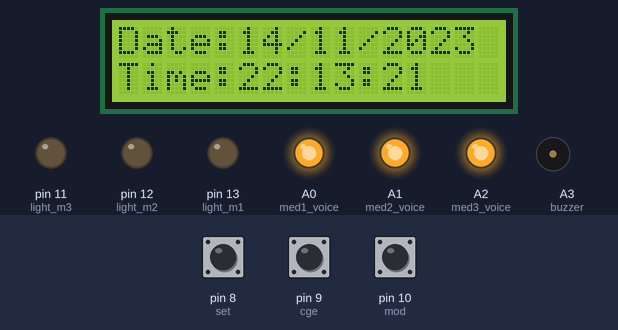
Simulated run of this sketch. Board: Arduino Uno, built with avr-gcc and run on an emulated ATmega328P. Shown: 16×2 character LCD, output pins drawn as LEDs (lit = HIGH), buzzer (waves = sounding, pin HIGH). Inputs (shaded band) come from the test bench; at power-on: pin 10 (mod) HIGH, pin 9 (cge) HIGH, pin 8 (set) HIGH. The local clock reads 2024-03-15 10:24:30 at power-on unless the sketch sets it; EEPROM starts erased; what the sketch prints to the serial monitor is not drawn.

Above: at 4.3 s.
4.4 s: pin 10 (mod) pulled LOW for 1.3 s
At 5.9 s:
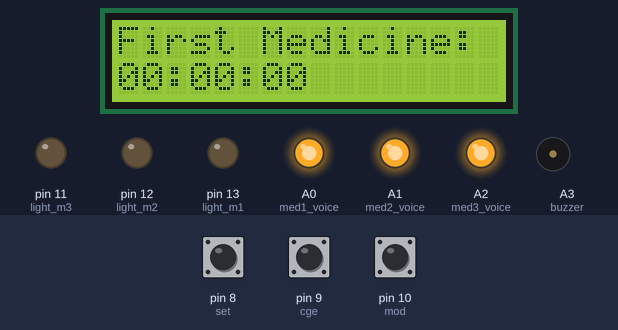
7.2 s: pin 9 (cge) pulled LOW for 1.3 s
At 9.5 s:
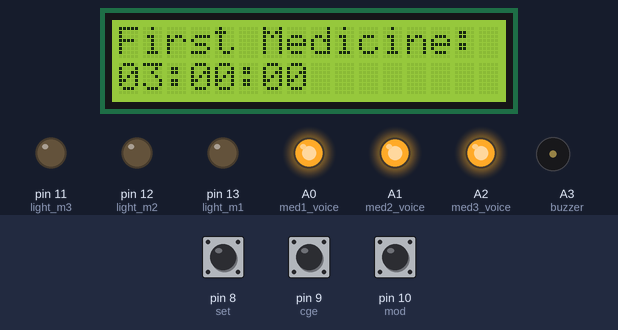
10.0 s: pin 8 (set) pulled LOW for 1.3 s
At 12.0 s:
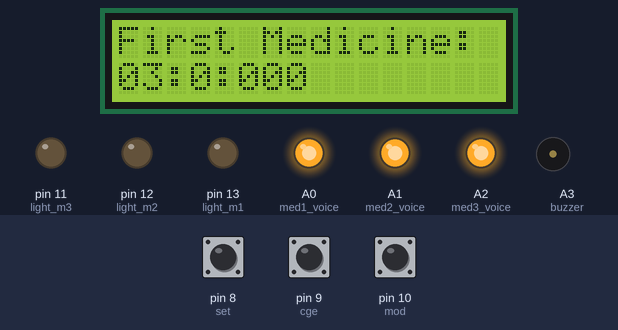
12.8 s: pin 8 (set) pulled LOW for 1.3 s
At 15.3 s:
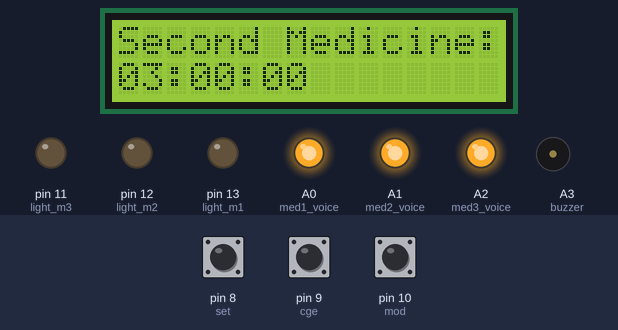
15.6 s: pin 8 (set) pulled LOW for 3.2 s
At 20.0 s:
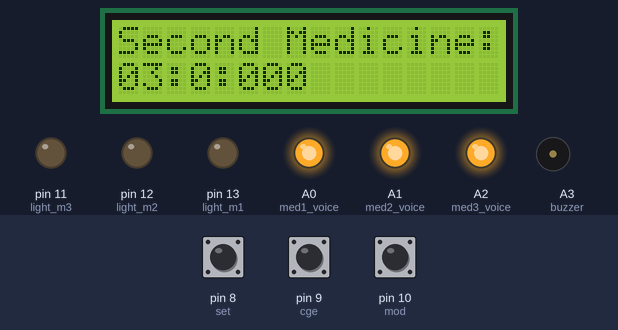
20.3 s: pin 8 (set) pulled LOW for 1.3 s
At 22.4 s:
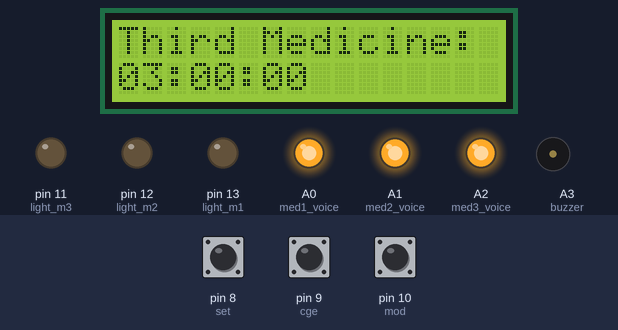
Timing chart, 0 to 23.9 s (numbered marks = the images above; inputs shaded):
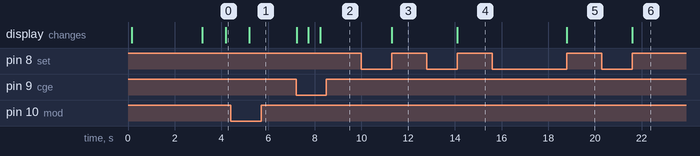

Measured:
- after the input at 4.4 s, the display: changes after 0.79 s (image 1)
- after the input at 7.2 s, the display: first changes at once (image 2 shows a later state)
- after the input at 10.0 s, the display: changes after 1.3 s (image 3)
- after the input at 12.8 s, the display: changes after 1.3 s (image 4)
- after the input at 15.6 s, the display: changes after 3.2 s (image 5)
- after the input at 20.3 s, the display: changes after 1.3 s (image 6)

The sketch:

industrial_rtc.ino
```cpp
#include <Wire.h>
#include "RTClib.h"
#include <LiquidCrystal.h>
LiquidCrystal lcd(7,6,5,4,3,2);
RTC_DS1307 RTC;
#include<EEPROM.h>
#include <SoftwareSerial.h>
SoftwareSerial mySerial(0,1);
//#include<Servo.h>
int tmp, Inc, hor, mIn, add = 0;
int set = 8;  //time setting enable
int cge = 9;  //increment
int mod = 10;  //mode setting
int off = 0;
int ch, cm;
int Hor = 0, Min = 0, Sec = 0;
//int relaypin=A0;
//int relaypin1=5;
int x=0;
int y=0;
int z=0;
int buzzer=A3;
int count1, count2, count3, count4, count5, count6, count7, count8, count9, count10;
int light_m1=13, light_m2=12,light_m3=11;
//int count1, count2, count3, count4, count5, count6, count7, count8, count9, count10;
const int med1_voice=A0, med2_voice = A1, med3_voice= A2;

void setup ()
{
  Serial.begin(9600);
  mySerial.begin(9600);   // Setting the baud rate of GSM Module
  delay(100);
  Wire.begin();
  RTC.begin();
  lcd.begin(16, 2);
   pinMode(light_m1, OUTPUT);
  pinMode(light_m2, OUTPUT);
  pinMode(light_m3, OUTPUT);
  pinMode(buzzer, OUTPUT);
  pinMode(med1_voice, OUTPUT);
  pinMode(med2_voice, OUTPUT);
  pinMode(med3_voice, OUTPUT);
//  pinMode(m1,OUTPUT);
//    pinMode(m2,OUTPUT);
  //motor.attach(6);
  pinMode(set, INPUT_PULLUP);
  pinMode(cge, INPUT_PULLUP);
  pinMode(mod, INPUT_PULLUP);
  lcd.clear();

  lcd.setCursor(0, 0);
  lcd.print("MEDICINE BOX");
   lcd.setCursor(0, 1);
  lcd.print("REMINDER");
  delay(3000);
   //RTC.adjust(DateTime(2021, 2, 8, 11, 47, 00));
 RTC.adjust(DateTime(F(__DATE__), F( __TIME__)));
  if (! RTC.isrunning()) {
    Serial.println("RTC is NOT running!");
    // following line sets the RTC to the date & time this sketch was compiled
   //RTC.adjust(DateTime(F(__DATE__), F( __TIME__)));
  //  RTC.adjust(DateTime(2021, 2, 8, 11, 37, 00));

  }
  digitalWrite(set, HIGH);
  digitalWrite(cge, HIGH);
  digitalWrite(mod, HIGH);


 digitalWrite(light_m1, LOW);
 digitalWrite(light_m2, LOW);
 digitalWrite(light_m3, LOW);
 digitalWrite(buzzer, LOW);

 digitalWrite(med1_voice,HIGH);
 digitalWrite(med2_voice,HIGH);
 digitalWrite(med3_voice,HIGH);
//  digitalWrite(relaypin,LOW);
//  digitalWrite(relaypin1,LOW);

  //motor.write(0);

}

void loop ()
{

  lcd.clear();
  lcd.setCursor(0, 0);
  lcd.print("Date:");
  lcd.setCursor(0, 1);
  lcd.print("Time:");
  DateTime now = RTC.now();
  lcd.setCursor(5, 0);
  lcd.print(now.day(), DEC);
  lcd.print('/');
  lcd.print(now.month(), DEC);
  lcd.print('/');
  lcd.print(now.year(), DEC);
  lcd.print(' ');
  lcd.setCursor(5, 1);
  if (now.hour() < 10)
    lcd.print('0');
  lcd.print(now.hour(), DEC);
  lcd.print(':');
  if (now.minute() < 10)
    lcd.print('0');
  lcd.print(now.minute(), DEC);
  lcd.print(':');
  if (now.second() < 10)
    lcd.print('0');
  lcd.print(now.second(), DEC);
  delay(1000);
  ch = now.hour();
  cm = now.minute();
  Serial.print("ch");
  Serial.print(ch);
  Serial.print("\tcm");
  Serial.println(cm);
  if (digitalRead(mod) == LOW)
  {
    settime();
  }
  Checktime();
  Serial.print("Hor:");
  Serial.print(EEPROM.read(1));
  Serial.print("\tmin:");
  Serial.println(EEPROM.read(2));
  Serial.print("mHor:");
  Serial.print(Hor);
  Serial.print("\tm-min:");
  Serial.println(mIn);
}

void settime()
{

  int i = 0;
  int tmp = 1;

  //////////////////Morning food ON TIME
  while (tmp == 1)
  {
    off = 0;
    if (digitalRead(cge) == 0)
    {
      Hor++;
      if (Hor == 24)
      {
        Hor = 0;
      }
    }
    lcd.clear();
    lcd.setCursor(0, 0);
    lcd.print("First Medicine:");
    lcd.setCursor(0, 1);
    if (Hor < 10)
    {
      lcd.print("0");
    lcd.print("");
    lcd.print(Hor);
    lcd.print(":");
    lcd.print("0");
    lcd.print("");
    lcd.print(Min);
    lcd.print(":");
    lcd.print("0");
    lcd.print(Sec);
    delay(500);
    }
    if ((digitalRead(set) == 0) && (i == 0))                            //alarm1_hour
    {

      hor = Hor;
      EEPROM.write(1, hor);
      Serial.println(EEPROM.read(1));
      i++;
      tmp = 2;
      while (digitalRead(set) == 0);
    }
    while (tmp == 2)
    {
      if (digitalRead(cge) == 0)
      {
        Min++;
        if (Min == 60)
        {
          Min = 0;
        }
      }
      lcd.setCursor(0, 1);
      lcd.print("0");
      lcd.print("");
      lcd.print(Hor);
      lcd.print(":");
      lcd.print("");
      lcd.print(Min);
      lcd.print(":");
      lcd.print("0");
      lcd.print(Sec);
      delay(200);

      if ((digitalRead(set) == 0) && (i == 1))                           //alarm1_min
      {
        mIn = Min;
        EEPROM.write(2, mIn);
        Serial.println(EEPROM.read(2));
        i++;
        Serial.println("alarm1 time is set ");
        tmp = 3;
        while (digitalRead(set) == 0);
      }
    }
  }


  ///////////////Morning food OFF TIME

  while (tmp == 3)
  {
    off = 0;
    if (digitalRead(cge) == 0)
    {
      Hor++;
      if (Hor == 24)
      {
        Hor = 0;
      }
    }
    lcd.clear();
    lcd.setCursor(0, 0);
    lcd.print("Second Medicine:");
    lcd.setCursor(0, 1);
    if (Hor < 10)
      lcd.print("0");
    lcd.print("");
    lcd.print(Hor);
    lcd.print(":");
    lcd.print("0");
    lcd.print("");
    lcd.print(Min);
    lcd.print(":");
    lcd.print("0");
    lcd.print(Sec);
    delay(500);

    if ((digitalRead(set) == 0) && (i == 2))                            //alarm1_hour
    {
      Serial.println("Bulb off time set");
      hor = Hor;
      EEPROM.write(3, hor);
      Serial.println(EEPROM.read(3));
      i++;
      tmp = 4;
      while (digitalRead(set) == 0);
    }
    while (tmp == 4)
    {
      if (digitalRead(cge) == 0)
      {
        Min++;
        if (Min == 60)
        {
          Min = 0;
        }
      }
      lcd.setCursor(0, 1);
      lcd.print("0");
      lcd.print("");
      lcd.print(Hor);
      lcd.print(":");
      lcd.print("");
      lcd.print(Min);
      lcd.print(":");
      lcd.print("0");
      lcd.print(Sec);
      delay(200);

      if ((digitalRead(set) == 0) && (i == 3))                           //alarm1_min
      {
        mIn = Min;
        EEPROM.write(4, mIn);
        Serial.println(EEPROM.read(4));
        i++;
        Serial.println("Bulb Off time is set ");
        tmp = 5;
        while (digitalRead(set) == 0);
      }
    }
  }
  ////////////////////  Lunch ON TIME
  while (tmp == 5)
  {
    off = 0;
    if (digitalRead(cge) == 0)
    {
      Hor++;
      if (Hor == 24)
      {
        Hor = 0;
      }
    }
    lcd.clear();
    lcd.setCursor(0, 0);
    lcd.print("Third Medicine:");

    lcd.setCursor(0, 1);
    if (Hor < 10)
      lcd.print("0");
    lcd.print("");
    lcd.print(Hor);
    lcd.print(":");
    lcd.print("0");
    lcd.print("");
    lcd.print(Min);
    lcd.print(":");
    lcd.print("0");
    lcd.print(Sec);
    delay(500);

    if ((digitalRead(set) == 0) && (i == 4))                            //alarm1_hour
    {
      Serial.println("Bulb ON time set");
      hor = Hor;
      EEPROM.write(5, hor);
      Serial.println(EEPROM.read(5));
      i++;
      tmp = 6;
      while (digitalRead(set) == 0);
    }

    while (tmp == 6)
    {
      if (digitalRead(cge) == 0)
      {
        Min++;
        if (Min == 60)
        {
          Min = 0;
        }
      }
      lcd.setCursor(0, 1);
      lcd.print("0");
      lcd.print("");
      lcd.print(Hor);
      lcd.print(":");
      lcd.print("");
      lcd.print(Min);
      lcd.print(":");
      lcd.print("0");
      lcd.print(Sec);
      delay(200);

      if ((digitalRead(set) == 0) && (i == 5))                           //alarm1_min
      {
        mIn = Min;
        EEPROM.write(6, mIn);
        Serial.println(EEPROM.read(6));
        i++;
        Serial.println("Bulb on time set");
        tmp = 7;
        while (digitalRead(set) == 0);
      }
    }
  }
  //////////////////////lunch OFF TIME

//  while (tmp == 7)
//  {
//    off = 0;
//    if (digitalRead(cge) == 0)
//    {
//      Hor++;
//      if (Hor == 24)
//      {
//        Hor = 0;
//      }
//    }
//    lcd.clear();
//    lcd.setCursor(0, 0);
//    lcd.print("Fan off time");
//
//    lcd.setCursor(0, 1);
//    if (Hor < 10)
//      lcd.print("0");
//    lcd.print("");
//    lcd.print(Hor);
//    lcd.print(":");
//    lcd.print("0");
//    lcd.print("");
//    lcd.print(Min);
//    lcd.print(":");
//    lcd.print("0");
//    lcd.print(Sec);
//    delay(500);
//
//    if ((digitalRead(set) == 0) && (i == 6))                            //alarm1_hour
//    {
//      Serial.println("Fan OFF time set");
//      hor = Hor;
//      EEPROM.write(7, hor);
//      Serial.println(EEPROM.read(7));
//      i++;
//      tmp = 8;
//      while (digitalRead(set) == 0);
//    }
//    while (tmp == 8)
//    {
//      if (digitalRead(cge) == 0)
//      {
//        Min++;
//        if (Min == 60)
//        {
//          Min = 0;
//        }
//      }
//      lcd.setCursor(0, 1);
//      lcd.print("0");
//      lcd.print("");
//      lcd.print(Hor);
//      lcd.print(":");
//      lcd.print("");
//      lcd.print(Min);
//      lcd.print(":");
//      lcd.print("0");
//      lcd.print(Sec);
//      delay(200);
//
//      if ((digitalRead(set) == 0) && (i == 7))                           //alarm1_min
//      {
//        mIn = Min;
//        EEPROM.write(8, mIn);
//        Serial.println(EEPROM.read(8));
//        i++;
//        Serial.println("lunch ON time set");
//        tmp = 9;
//        while (digitalRead(set) == 0);
//      }
//    }
//  }
//  while (tmp == 9)
//  {
//    off = 0;
//    if (digitalRead(cge) == 0)
//    {
//      Hor++;
//      if (Hor == 24)
//      {
//        Hor = 0;
//      }
//    }
//    lcd.clear();
//    lcd.setCursor(0, 0);
//    lcd.print("med3 on time");
//    lcd.setCursor(0, 1);
//    if (Hor < 10)
//      lcd.print("0");
//    lcd.print("");
//    lcd.print(Hor);
//    lcd.print(":");
//    lcd.print("0");
//    lcd.print("");
//    lcd.print(Min);
//    lcd.print(":");
//    lcd.print("0");
//    lcd.print(Sec);
//    delay(500);
//
//    if ((digitalRead(set) == 0) && (i == 8))                            //alarm1_hour
//    {
//
//      hor = Hor;
//      EEPROM.write(1, hor);
//      Serial.println(EEPROM.read(9));
//      i++;
//      tmp = 10;
//      while (digitalRead(set) == 0);
//    }
//    while (tmp == 10)
//    {
//      if (digitalRead(cge) == 0)
//      {
//        Min++;
//        if (Min == 60)
//        {
//          Min = 0;
//        }
//      }
//      lcd.setCursor(0, 1);
//      lcd.print("0");
//      lcd.print("");
//      lcd.print(Hor);
//      lcd.print(":");
//      lcd.print("");
//      lcd.print(Min);
//      lcd.print(":");
//      lcd.print("0");
//      lcd.print(Sec);
//      delay(200);
//
//      if ((digitalRead(set) == 0) && (i == 9))                           //alarm1_min
//      {
//        mIn = Min;
//        EEPROM.write(2, mIn);
//        Serial.println(EEPROM.read(10));
//        i++;
//        Serial.println("alarm1 time is set ");
//        tmp = 11;
//        while (digitalRead(set) == 0);
//      }
//    }
//  }
//
//
//  ///////////////Morning food OFF TIME
//
//  while (tmp == 11)
//  {
//    off = 0;
//    if (digitalRead(cge) == 0)
//    {
//      Hor++;
//      if (Hor == 24)
//      {
//        Hor = 0;
//      }
//    }
//    lcd.clear();
//    lcd.setCursor(0, 0);
//    lcd.print("med3 off time");
//    lcd.setCursor(0, 1);
//    if (Hor < 10)
//      lcd.print("0");
//    lcd.print("");
//    lcd.print(Hor);
//    lcd.print(":");
//    lcd.print("0");
//    lcd.print("");
//    lcd.print(Min);
//    lcd.print(":");
//    lcd.print("0");
//    lcd.print(Sec);
//    delay(500);
//
//    if ((digitalRead(set) == 0) && (i == 10))                            //alarm1_hour
//    {
//      Serial.println("morn off time set");
//      hor = Hor;
//      EEPROM.write(3, hor);
//      Serial.println(EEPROM.read(11));
//      i++;
//      tmp = 12;
//      while (digitalRead(set) == 0);
//    }
//    while (tmp == 12)
//    {
//      if (digitalRead(cge) == 0)
//      {
//        Min++;
//        if (Min == 60)
//        {
//          Min = 0;
//        }
//      }
//      lcd.setCursor(0, 1);
//      lcd.print("0");
//      lcd.print("");
//      lcd.print(Hor);
//      lcd.print(":");
//      lcd.print("");
//      lcd.print(Min);
//      lcd.print(":");
//      lcd.print("0");
//      lcd.print(Sec);
//      delay(200);
//
//      if ((digitalRead(set) == 0) && (i == 11))                           //alarm1_min
//      {
//        mIn = Min;
//        EEPROM.write(4, mIn);
//        Serial.println(EEPROM.read(12));
//        i++;
//        Serial.println("M3 Off time is set ");
//        tmp = 13;
//        while (digitalRead(set) == 0);
//      }
//    }
 //}
  //////////////////// dinner ON TIME

  //////////////////////lunch OFF TIME


  off = 1;
}


//////////////////////////////GATE CLOSE TIME
void Checktime()
{
  int x=0,y=0,z=0;
  Serial.println("enter tcheck loop");

  /////Morn food ON time
  if ((ch == EEPROM.read(1) ) && ( cm == EEPROM.read(2) ))
  {
    count2 = 0; count6 = 0;
    count1 = count1 + 1;
    if (count1 < 2)
    {
      lcd.clear();
      digitalWrite(buzzer, HIGH);
      delay(1000);
      digitalWrite(buzzer, LOW);
      digitalWrite(light_m1, HIGH);
      lcd.setCursor(0,0);
      lcd.print("Take First");
      lcd.setCursor(0,1);
      lcd.print("Medicine");
     digitalWrite(med1_voice, LOW);
      delay(3000);
    digitalWrite(light_m1, HIGH);
    digitalWrite(med1_voice, HIGH);
    }
//    lcd.clear();
//    lcd.print("TAKE FOOD");
    delay(1000);

  }

  ////////// Morn food off time
  if ((ch == EEPROM.read(3) ) && ( cm == EEPROM.read(4) ))
  {
//    lcd.clear();
//    lcd.print("Food closed");
//    delay(1000);
    count1 = 0;
    count2 = count2 + 1;
    if (count2 < 2)
    {
      lcd.clear();
      digitalWrite(buzzer, HIGH);
      delay(1000);
      digitalWrite(buzzer, LOW);
      digitalWrite(light_m2, HIGH);
      lcd.setCursor(0,0);
      lcd.print("Take Second");
      lcd.setCursor(0,1);
      lcd.print("Medicine");
     digitalWrite(med2_voice, LOW);
      delay(3000);
    digitalWrite(light_m2, HIGH);
    digitalWrite(med2_voice, HIGH);
    }
    delay(1000);
  }
  ///////Lunch food ON time
  if ((ch == EEPROM.read(5) ) && ( cm == EEPROM.read(6) ))
  {
    count1 = 0; count2 = 0; //count6 = 0; count7 = 0;
    count3 = count3 + 1;
    if (count3 < 2)
    {
      lcd.clear();
      digitalWrite(buzzer, HIGH);
      delay(1000);
      digitalWrite(buzzer, LOW);
      digitalWrite(light_m3, HIGH);
      lcd.setCursor(0,0);
      lcd.print("Take First");
      lcd.setCursor(0,1);
      lcd.print("Medicine");
     digitalWrite(med3_voice, LOW);
      delay(3000);
    digitalWrite(light_m3, HIGH);
    digitalWrite(med3_voice, HIGH);
    }

//    lcd.clear();
//    lcd.print("TAKE FOOD");
    delay(2000);

  }
  /////// Lunch off time
//  if ((ch == EEPROM.read(7) ) && ( cm == EEPROM.read(8) ))
//  {
////    lcd.clear();
////    lcd.clear();
////    lcd.print("Food closed");
////    delay(1000);
//    count3 = 0;count1=0;count2=0;
//    count4 = count4 + 1;
//    if (count4 < 2)
//    {
//      digitalWrite(relaypin1,LOW);
//    //  motor.write(0);
//      delay(1000);
//    }
//  }
  /////// dinner on time
//  if ((ch == EEPROM.read(9) ) && ( cm == EEPROM.read(10) ))
//  {
//    count4 = 0; count3 = 0;count2 = 0;count1 = 0;
//    count5 = count5 + 1;
//    if (count5 < 2)
//    {
//       Serial.println("time for med3");
//      //digitalWrite(m1,HIGH);
//     // motor.write(80);
//
////         Serial.println("sending sms...");
////          mySerial.println("AT+CMGF=1");    //Sets the GSM Module in Text Mode
////
////          delay(1000);  // Delay of 1000 milli seconds or 1 second
////
////          mySerial.println("AT+CMGS=\"+919885089823\"\r"); // Replace x with mobile number
////
////          delay(1000);
////
////          mySerial.println("med3 taking time");// The SMS text you want to send
////
////          delay(100);
////
////          mySerial.println((char)26);// ASCII code of CTRL+Z
////
////          delay(1000);
////      delay(4000);
//    }
////    lcd.clear();
////    lcd.print("TAKE FOOD");
//    delay(2000);
//
//  }
//
//  ////////// Morn food off time
//  if ((ch == EEPROM.read(11) ) && ( cm == EEPROM.read(12) ))
//  {
////    lcd.clear();
////    lcd.print("Food closed");
////    delay(1000);
//    count5 = 0;count4 = 0;count3 = 0;count2 = 0;count1 = 0;
//    count6 = count6 + 1;
//    if (count6 < 2)
//    {
//     // digitalWrite(m1,LOW);
//     // motor.write(0);
//      delay(1000);
//    }
//  }

  }
```
